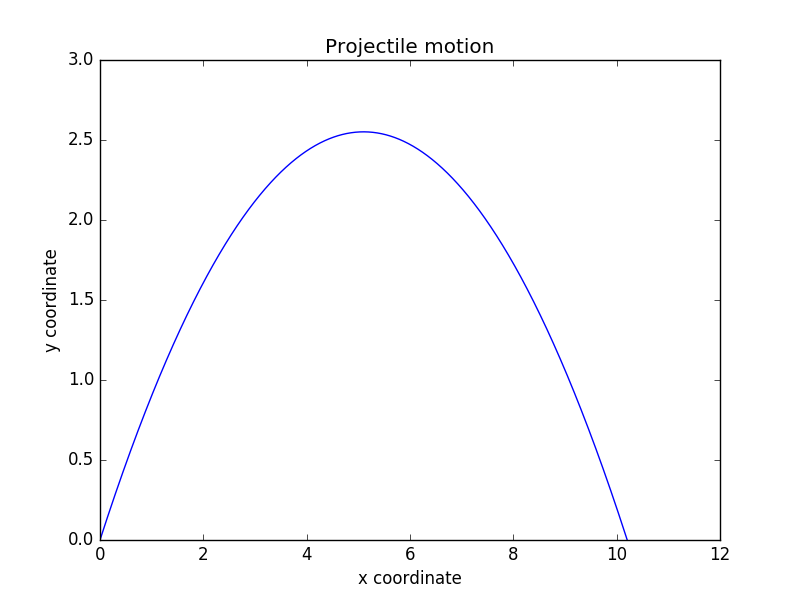

The script that saved this image:
""" Draw trajectory of a body in projectile motion """

from matplotlib import pyplot as plt
import math

def draw_graph(x, y):
    plt.plot(x, y)
    plt.xlabel('x coordinate')
    plt.ylabel('y coordinate')
    plt.title('Projectile motion')

    plt.savefig('trajectory.png')

def frange(start, final, interval):
    numbers = []
    while start < final:
       numbers.append(start)
       start = start + interval
    return numbers

def draw_trajectory(u, theta):
    theta = math.radians(theta)
    g = 9.8
    t_flight = 2 * u * math.sin(theta)/g
    intervals = frange(0, t_flight, 0.001)
    x = []
    y = []
    for t in intervals:
        x.append(u*math.cos(theta)*t)
        y.append(u*math.sin(theta)*t - 0.5*g*t*t)
    draw_graph(x, y)

if __name__ == '__main__':
    try:
        u = float(input('Enter the initial velocity (m/s): '))
        theta = float(input('Enter the angle of projection (degrees): '))
    except ValueError:
        print('You entered an invalid input')
    else:
        draw_trajectory(u, theta)
        plt.show()
